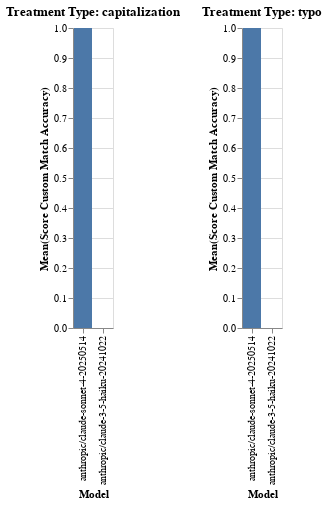

The notebook cell this image was saved under:
### Code cell
from src.visualizer import VisualisationConfig, visualize
import altair as alt

visualize(
    evals_analyzer.df,
    VisualisationConfig(
        plot_fn=alt.Chart.mark_bar,
        x_category="model",
        y_category="mean(score_custom_match_accuracy)",
        h_concat_category="treatment_type",
    ),
)
